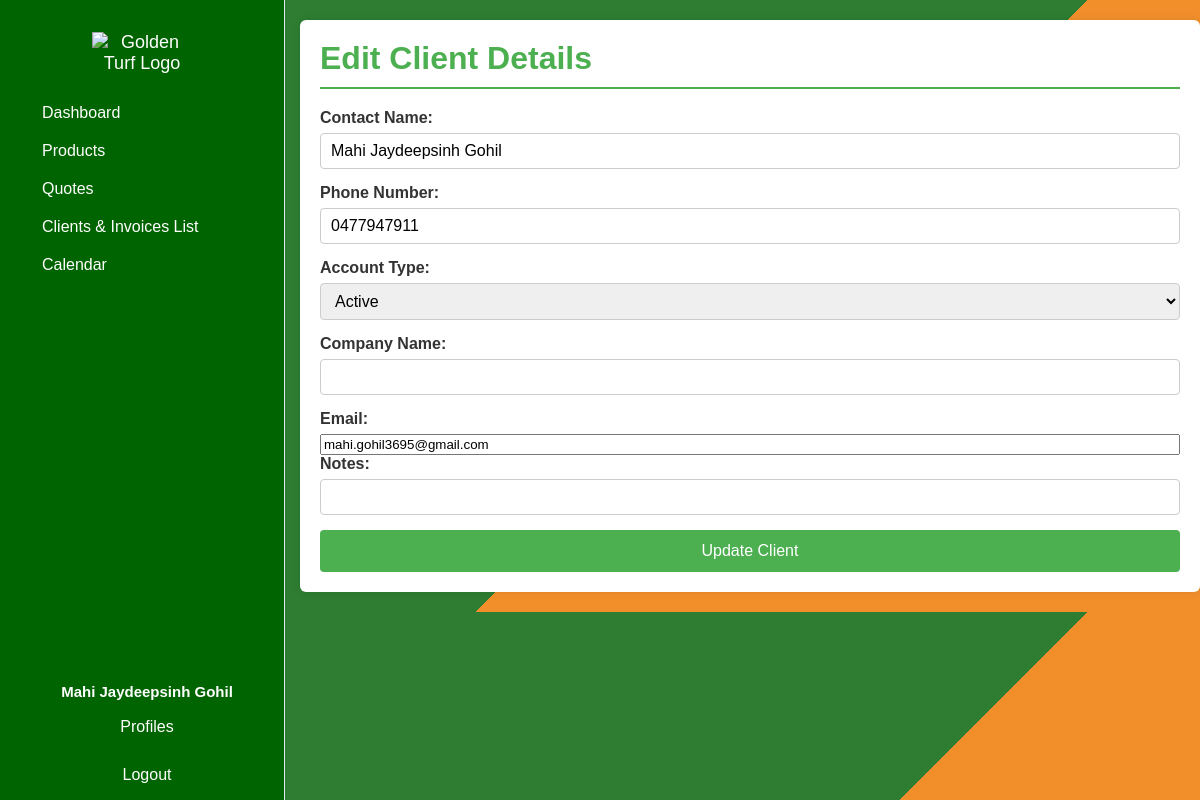
The app's page /clients/edit/1 (signed in) with its own data.
### tables this page shows
CREATE TABLE clients (
                id INTEGER PRIMARY KEY AUTOINCREMENT,
                client_name TEXT NOT NULL,
                email TEXT,
                phone TEXT,
                account_type TEXT,
                company_name TEXT,
                actions TEXT,
                created_date TEXT, owner_id INTEGER,
                UNIQUE(client_name)
            );

### app.py (the view, shortened to what this page needs)
@app.route('/clients/edit/<int:client_id>', methods=['GET', 'POST'])
def edit_client(client_id):
    if 'user_name' not in session:
        return redirect(url_for('login'))
    if not has_permission('clients'):
        return redirect(url_for('access_restricted'))
    if 'user_name' not in session:
        return redirect(url_for('login'))
    conn = sqlite3.connect('users.db')
    c = conn.cursor()
    c.execute('SELECT id, client_name, phone, account_type, company_name, email, actions FROM clients WHERE id = ?', (client_id,))
    client = c.fetchone()
    conn.close()
    if not client:
        return render_template('edit_client.html', error="Client not found.")
    return render_template('edit_client.html', client=client)

### app.py (called while the page is built, shortened)
def has_permission(module):
    if 'user_role' not in session:
        return False
    if session.get('user_role') == 'admin' or session.get('user_id') == 1:
        return True

### templates/edit_client.html (shortened to what this page needs)
<!DOCTYPE html>
<html lang="en">
<head>
    <link rel="stylesheet" href="{{ url_for('static', filename='dashboard.css') }}" />
    <link rel="stylesheet" href="{{ url_for('static', filename='invoice.css') }}" />
</head>
<body>
    {% include '_sidebar.html' %}
    <div class="container" style="margin-left: 280px; padding: 20px; width: calc(100vw - 300px); box-sizing: border-box;">
        <header>
            <h1>Edit Client Details</h1>
        </header>
        <form method="POST" action="{{ url_for('edit_client', client_id=client[0]) }}">
            <label for="contact_name">Contact Name:</label>
            <input type="text" id="contact_name" name="contact_name" value="{{ client[1] }}" required />
            <label for="phone_number">Phone Number:</label>
            <input type="text" id="phone_number" name="phone_number" value="{{ client[2] or '' }}" />
            <label for="account_type">Account Type:</label>
            <select id="account_type" name="account_type" required>
                <option value="Active" {% if client[3] == 'Active' %}selected{% endif %}>Active</option>
            </select>
            <label for="company_name">Company Name:</label>
            <input type="text" id="company_name" name="company_name" value="{{ client[4] or '' }}" />
            <label for="email">Email:</label>
            <input type="email" id="email" name="email" value="{{ client[5] or '' }}" required />
            <label for="actions">Notes:</label>
            <input type="text" id="actions" name="actions" value="{{ client[6] or '' }}" />
            <button type="submit">Update Client</button>
        </form>
    </div>
</body>
</html>

### templates/_sidebar.html (shortened to what this page needs)
<div class="sidebar" style="border-right: 1px solid #e2e8f0; min-width: 220px; max-width: 220px; background: #006400; color: white; height: 100vh; position: fixed;">
    <div style="width:100%;text-align:center;margin-bottom:20px;">
        <img src="/static/golden_turf_logo.png" alt="Golden Turf Logo" style="width:100px;display:block;margin:0 auto;">
    </div>
    <nav class="navbar">
        <a href="{{ url_for('dashboard') }}" style="color: white; font-size: 16px; text-decoration: none; display: block; padding: 10px;">Dashboard</a>
        <div class="nav-dropdown">
            <a href="#" class="dropbtn" style="color: white; font-size: 16px; text-decoration: none; display: block; padding: 10px;">Products</a>
        </div>
        <a href="{{ url_for('quotes') }}" style="color: white; font-size: 16px; text-decoration: none; display: block; padding: 10px;">Quotes</a>
        <a href="{{ url_for('payments') }}" style="color: white; font-size: 16px; text-decoration: none; display: block; padding: 10px;">Clients &amp; Invoices List</a>
        <a href="{{ url_for('calendar') }}" style="color: white; font-size: 16px; text-decoration: none; display: block; padding: 10px;">Calendar</a>
        <div style="position: absolute; bottom: 70px; left: 5px; width: 100%; text-align: center;">
            <div style="color: #fff; font-weight: 600; margin-bottom: 6px;">
                <span style="font-size: 15px;">{{ session.get('user_name', 'Unknown') }}</span>
            </div>
            <a href="{{ url_for('profiles') }}" style="color: white; font-size: 16px; text-decoration: none; display: block; padding: 10px; margin-bottom: 10px;">Profiles</a>
            <a href="{{ url_for('logout') }}" style="color: white; font-size: 16px; text-decoration: none; display: block; padding: 10px;">Logout</a>
        </div>
    </nav>
</div>

### static/dashboard.css (style rules this page uses)
body { font-family: Arial, sans-serif; margin: 0; background-color: #f9f9f9; color: #333; }
.sidebar { width: 220px; background-color: #006400; color: white; height: 100vh; position: fixed; top: 0; left: 0; padding: 2rem; border-right: 2px solid #e2e8f0; font-size: 18px; transition: background-color 0.3s ease; z-index: 100; box-shadow: none; margin: 0; overflow: hidden; }
.sidebar nav a[href$="payments"]::after { content: ""; font-size: inherit; color: inherit; margin-left: 0; }
.nav-dropdown { position: relative; display: block; }
.dropbtn { color: white; padding: 12px 20px; text-decoration: none; font-size: 18px; font-weight: normal; display: block; }
h1 { color: #2f6f2f; margin-bottom: 30px; }
.container { margin-left: 220px; padding: 2rem; width: calc(100vw - 220px); box-sizing: border-box; }

### static/invoice.css (style rules this page uses)
body { font-family: Arial, sans-serif; background: linear-gradient(135deg, #2e7d32 60%, #F28F2B 40%); margin: 0; padding: 20px; color: #333; }
.container { max-width: 900px; margin: 0 auto; background-color: #fff; border-radius: 6px; box-shadow: 0 0 10px rgba(0,0,0,0.1); padding: 30px 40px; }
header { border-bottom: 2px solid #4CAF50; margin-bottom: 20px; padding-bottom: 10px; }
header h1 { color: #4CAF50; margin: 0; font-size: 2rem; }
form { display: flex; flex-direction: column; }
label { display: block; margin-bottom: 6px; font-weight: bold; }
input[type="text"], input[type="number"], select { width: 100%; padding: 8px 10px; margin-bottom: 15px; border: 1px solid #ccc; border-radius: 4px; box-sizing: border-box; font-size: 1rem; }
button { background-color: #4CAF50; color: white; border: none; padding: 12px 25px; font-size: 1rem; border-radius: 4px; cursor: pointer; transition: background-color 0.3s ease; }

### records on screen
clients: get "Mahi Jaydeepsinh Gohil", contact_name "Mahi Jaydeepsinh Gohil", phone_number "0477947911", account_type "Active", email "mahi.gohil3695@gmail.com"
